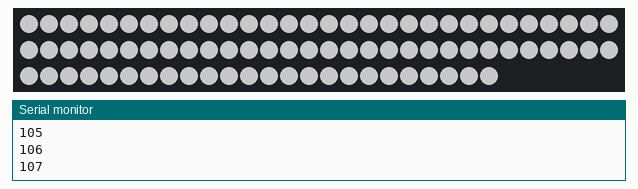
The sketch below on a simulated Arduino Uno, built with avr-gcc and run on an emulated ATmega328P. Shown: 84 RGB LEDs in strip order, left to right, continuing on the next row, the last lines printed to the serial monitor. Dim RGB values are drawn brighter than linear; the strip is taken to match the declared colour order.

Above: at 0.17 s.
At 22.4 s:
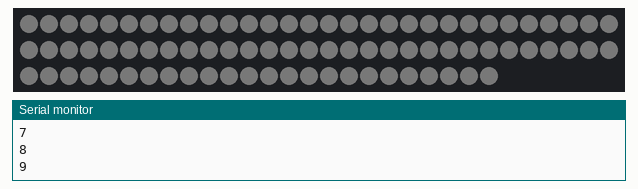

The sketch:

LEDstripdemo.ino
```cpp
#include <Adafruit_NeoPixel.h>
//----------
// LED strip
//----------
#define LED_PIN    6
#define LED_COUNT 84
int brightness = 100;
int brightAdd = 1;
uint32_t background;
uint32_t bookColor;
uint32_t phoneColor;
uint32_t treeColor;
float radius = 0;
float thisColor = 0;

Adafruit_NeoPixel strip(LED_COUNT, LED_PIN, NEO_RGB + NEO_KHZ800);

void setup() {
  //Serial
  Serial.begin(9600);

  // LED strip
  strip.begin();
  background = strip.gamma32(strip.Color(255, 255, 255));
  bookColor = strip.gamma32(strip.Color(180, 146, 210));
  phoneColor = strip.gamma32(strip.Color(255, 0, 0));
  treeColor = strip.gamma32(strip.Color(128, 255, 128));
  strip.fill(background, 0, 84);
  strip.show();
}

void loop() {
    if (brightness >= 254 ) {
      brightAdd = -1;
      brightness = 254;
//      delay(3000);
    }
    if (brightness <= 2) {
      brightAdd = 1;
      brightness = 2;
//      delay(3000);
    }
    brightness += brightAdd;
    strip.setBrightness(brightness);
    Serial.println(brightness);
    //  strip.setBrightness(map(brightAdd, -abs(brightAdd), abs(brightAdd), 2, 254));
    strip.show();
    delay(20);
//    wave();
//    HueFlow();
}
/*
   Hue flow when looking at the painting
*/
void HueFlow() {
  for (int y = 0; y < 12; y++) {
    for (int x = 0; x < 7; x++) {
      strip.setPixelColor(cord2index(x, y), strip.gamma32(strip.ColorHSV(calculateBrightnessToSin(millis() * 4, -18164 - y * 920, 9557 - y * 920) + y * 920, 255, 255)));
    }
  }
  strip.show();
}

/*
   Generate wave when moving
*/
void wave() {
  //  if (millis()%500 == 0) testFlag = 0;
  for (int y = 0; y < 12; y++) {
    for (int x = 0; x < 7; x++) {
      radius = sqrt((x - 3) * (x - 3) + (y - 5.5) * (y - 5.5));
      thisColor = calculateBrightnessToLinear((radius * 2000.0 + millis() / 5.0), 1, 254);
      strip.setPixelColor(cord2index(x, y), thisColor, thisColor, thisColor);
    }
  }
  strip.show();
}

int cord2index(int x, int y) {
  if (x % 2 == 0) {
    return 12 * x + y;
  } else {
    return 12 * (x + 1) - 1 - y;
  }
}

float calculateBrightnessToSin(float brightness, float minBrightness, float maxBrightness) {
  return sin((brightness - minBrightness) / (maxBrightness - minBrightness) * 2 * PI) * (maxBrightness - minBrightness) / 2  + minBrightness / 2 + maxBrightness / 2;
}

float calculateBrightnessToLinear(int brightness, int minBrightness, int maxBrightness) {
  int thisColor = brightness % (2 * (maxBrightness - minBrightness));
  return abs(thisColor - (maxBrightness - minBrightness));
}
```
